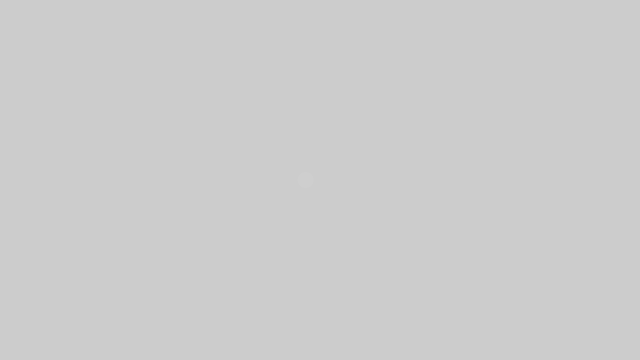
Frame 1 (no input)
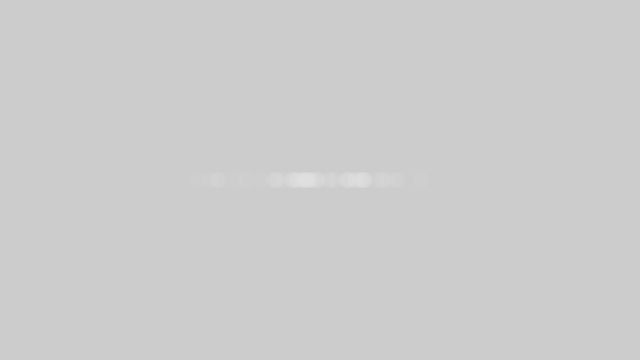
Frame 60 (the mouse pressed at the canvas centre just before this capture)
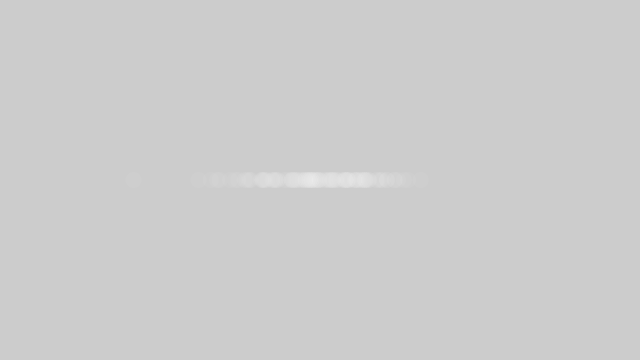
Frame 120 (the mouse held since frame 60 and released just before this capture)

The Processing sketch that drew these frames (run headless with seeded random() and noise(); from frame 60 on, the mouse is pressed at the canvas centre):

// Processing sketch: normal_distribution
// ── normal_distribution.pde
import java.util.Random;

Random generator;
 
void setup() {
  size(640,360);
  generator = new Random();
}

void draw() {
//Note that nextGaussian() returns a double.
  float num = (float) generator.nextGaussian();
  float sd = 60;
  float mean = 320;
 
//Multiply by the standard deviation and add the mean.
  float x = sd * num + mean;
 
  noStroke();
  fill(255,10);
  ellipse(x,180,16,16);

}
